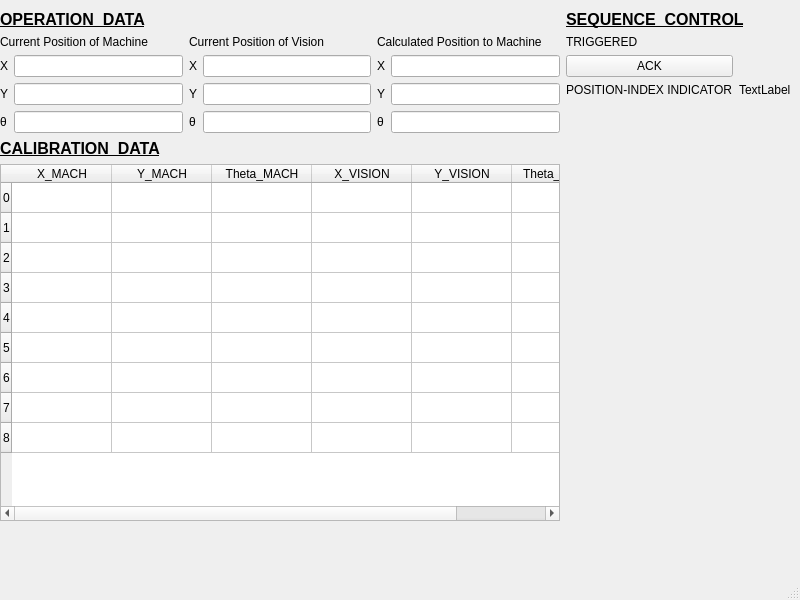
<?xml version="1.0" encoding="UTF-8"?>
<ui version="4.0">
 <class>MainWindow</class>
 <widget class="QMainWindow" name="MainWindow">
  <property name="geometry">
   <rect>
    <x>0</x>
    <y>0</y>
    <width>800</width>
    <height>600</height>
   </rect>
  </property>
  <property name="windowTitle">
   <string>MainWindow</string>
  </property>
  <widget class="QWidget" name="centralwidget">
   <widget class="QWidget" name="horizontalLayoutWidget">
    <property name="geometry">
     <rect>
      <x>0</x>
      <y>10</y>
      <width>791</width>
      <height>511</height>
     </rect>
    </property>
    <layout class="QHBoxLayout" name="horizontalLayout">
     <item>
      <layout class="QVBoxLayout" name="verticalLayout_3">
       <item>
        <layout class="QVBoxLayout" name="verticalLayout_2">
         <item>
          <layout class="QVBoxLayout" name="verticalLayout">
           <item>
            <widget class="QLabel" name="label_16">
             <property name="font">
              <font>
               <pointsize>12</pointsize>
               <weight>75</weight>
               <bold>true</bold>
               <underline>true</underline>
              </font>
             </property>
             <property name="text">
              <string>OPERATION_DATA</string>
             </property>
            </widget>
           </item>
           <item>
            <layout class="QGridLayout" name="gridLayout_3">
             <item row="1" column="1">
              <layout class="QGridLayout" name="gridLayout_2">
               <item row="1" column="0">
                <widget class="QLabel" name="label_7">
                 <property name="text">
                  <string>Y</string>
                 </property>
                </widget>
               </item>
               <item row="2" column="1">
                <widget class="QLineEdit" name="lineEdit_4">
                 <property name="readOnly">
                  <bool>true</bool>
                 </property>
                </widget>
               </item>
               <item row="2" column="0">
                <widget class="QLabel" name="label_8">
                 <property name="text">
                  <string>θ</string>
                 </property>
                </widget>
               </item>
               <item row="0" column="1">
                <widget class="QLineEdit" name="lineEdit_5">
                 <property name="readOnly">
                  <bool>true</bool>
                 </property>
                </widget>
               </item>
               <item row="1" column="1">
                <widget class="QLineEdit" name="lineEdit_6">
                 <property name="readOnly">
                  <bool>true</bool>
                 </property>
                </widget>
               </item>
               <item row="0" column="0">
                <widget class="QLabel" name="label_9">
                 <property name="text">
                  <string>X</string>
                 </property>
                </widget>
               </item>
              </layout>
             </item>
             <item row="0" column="0">
              <widget class="QLabel" name="label_5">
               <property name="text">
                <string>Current Position of Machine</string>
               </property>
              </widget>
             </item>
             <item row="1" column="0">
              <layout class="QGridLayout" name="gridLayout">
               <item row="1" column="0">
                <widget class="QLabel" name="label_2">
                 <property name="text">
                  <string>Y</string>
                 </property>
                </widget>
               </item>
               <item row="2" column="1">
                <widget class="QLineEdit" name="lineEdit_CP_MACH_THETA">
                 <property name="readOnly">
                  <bool>true</bool>
                 </property>
                </widget>
               </item>
               <item row="2" column="0">
                <widget class="QLabel" name="label_4">
                 <property name="text">
                  <string>θ</string>
                 </property>
                </widget>
               </item>
               <item row="1" column="1">
                <widget class="QLineEdit" name="lineEdit_CP_MACH_Y">
                 <property name="readOnly">
                  <bool>true</bool>
                 </property>
                </widget>
               </item>
               <item row="0" column="0">
                <widget class="QLabel" name="label">
                 <property name="text">
                  <string>X</string>
                 </property>
                </widget>
               </item>
               <item row="0" column="1">
                <widget class="QLineEdit" name="lineEdit_CP_MACH_X">
                 <property name="readOnly">
                  <bool>true</bool>
                 </property>
                </widget>
               </item>
              </layout>
             </item>
             <item row="1" column="2">
              <layout class="QGridLayout" name="gridLayout_5">
               <item row="1" column="0">
                <widget class="QLabel" name="label_13">
                 <property name="text">
                  <string>Y</string>
                 </property>
                </widget>
               </item>
               <item row="2" column="1">
                <widget class="QLineEdit" name="lineEdit_7">
                 <property name="readOnly">
                  <bool>true</bool>
                 </property>
                </widget>
               </item>
               <item row="2" column="0">
                <widget class="QLabel" name="label_14">
                 <property name="text">
                  <string>θ</string>
                 </property>
                </widget>
               </item>
               <item row="1" column="1">
                <widget class="QLineEdit" name="lineEdit_8">
                 <property name="readOnly">
                  <bool>true</bool>
                 </property>
                </widget>
               </item>
               <item row="0" column="0">
                <widget class="QLabel" name="label_15">
                 <property name="text">
                  <string>X</string>
                 </property>
                </widget>
               </item>
               <item row="0" column="1">
                <widget class="QLineEdit" name="lineEdit_9">
                 <property name="readOnly">
                  <bool>true</bool>
                 </property>
                </widget>
               </item>
              </layout>
             </item>
             <item row="0" column="2">
              <widget class="QLabel" name="label_12">
               <property name="text">
                <string>Calculated Position to Machine</string>
               </property>
              </widget>
             </item>
             <item row="0" column="1">
              <widget class="QLabel" name="label_6">
               <property name="text">
                <string>Current Position of Vision</string>
               </property>
              </widget>
             </item>
            </layout>
           </item>
          </layout>
         </item>
         <item>
          <widget class="QLabel" name="label_10">
           <property name="font">
            <font>
             <pointsize>12</pointsize>
             <weight>75</weight>
             <bold>true</bold>
             <underline>true</underline>
            </font>
           </property>
           <property name="text">
            <string>CALIBRATION_DATA</string>
           </property>
          </widget>
         </item>
         <item>
          <widget class="QTableWidget" name="tableWidget">
           <row>
            <property name="text">
             <string>0</string>
            </property>
           </row>
           <row>
            <property name="text">
             <string>1</string>
            </property>
           </row>
           <row>
            <property name="text">
             <string>2</string>
            </property>
           </row>
           <row>
            <property name="text">
             <string>3</string>
            </property>
           </row>
           <row>
            <property name="text">
             <string>4</string>
            </property>
           </row>
           <row>
            <property name="text">
             <string>5</string>
            </property>
           </row>
           <row>
            <property name="text">
             <string>6</string>
            </property>
           </row>
           <row>
            <property name="text">
             <string>7</string>
            </property>
           </row>
           <row>
            <property name="text">
             <string>8</string>
            </property>
           </row>
           <column>
            <property name="text">
             <string>X_MACH</string>
            </property>
           </column>
           <column>
            <property name="text">
             <string>Y_MACH</string>
            </property>
           </column>
           <column>
            <property name="text">
             <string>Theta_MACH</string>
            </property>
           </column>
           <column>
            <property name="text">
             <string>X_VISION</string>
            </property>
           </column>
           <column>
            <property name="text">
             <string>Y_VISION</string>
            </property>
           </column>
           <column>
            <property name="text">
             <string>Theta_VISION</string>
            </property>
           </column>
          </widget>
         </item>
        </layout>
       </item>
      </layout>
     </item>
     <item>
      <layout class="QVBoxLayout" name="verticalLayout_4">
       <item>
        <widget class="QLabel" name="label_17">
         <property name="font">
          <font>
           <pointsize>12</pointsize>
           <weight>75</weight>
           <bold>true</bold>
           <underline>true</underline>
          </font>
         </property>
         <property name="text">
          <string>SEQUENCE_CONTROL</string>
         </property>
        </widget>
       </item>
       <item>
        <layout class="QGridLayout" name="gridLayout_4">
         <item row="1" column="0">
          <widget class="QPushButton" name="pushButton_ACK">
           <property name="text">
            <string>ACK</string>
           </property>
          </widget>
         </item>
         <item row="0" column="0">
          <widget class="QLabel" name="label_TRIGGERD">
           <property name="text">
            <string>TRIGGERED</string>
           </property>
          </widget>
         </item>
         <item row="3" column="0">
          <spacer name="verticalSpacer">
           <property name="orientation">
            <enum>Qt::Vertical</enum>
           </property>
           <property name="sizeHint" stdset="0">
            <size>
             <width>20</width>
             <height>40</height>
            </size>
           </property>
          </spacer>
         </item>
         <item row="2" column="0">
          <widget class="QLabel" name="label_11">
           <property name="text">
            <string>POSITION-INDEX INDICATOR</string>
           </property>
          </widget>
         </item>
         <item row="2" column="1">
          <widget class="QLabel" name="label_POS_INDEX">
           <property name="text">
            <string>TextLabel</string>
           </property>
          </widget>
         </item>
        </layout>
       </item>
      </layout>
     </item>
    </layout>
   </widget>
  </widget>
  <widget class="QMenuBar" name="menubar">
   <property name="geometry">
    <rect>
     <x>0</x>
     <y>0</y>
     <width>800</width>
     <height>21</height>
    </rect>
   </property>
  </widget>
  <widget class="QStatusBar" name="statusbar"/>
 </widget>
 <resources/>
 <connections/>
</ui>
